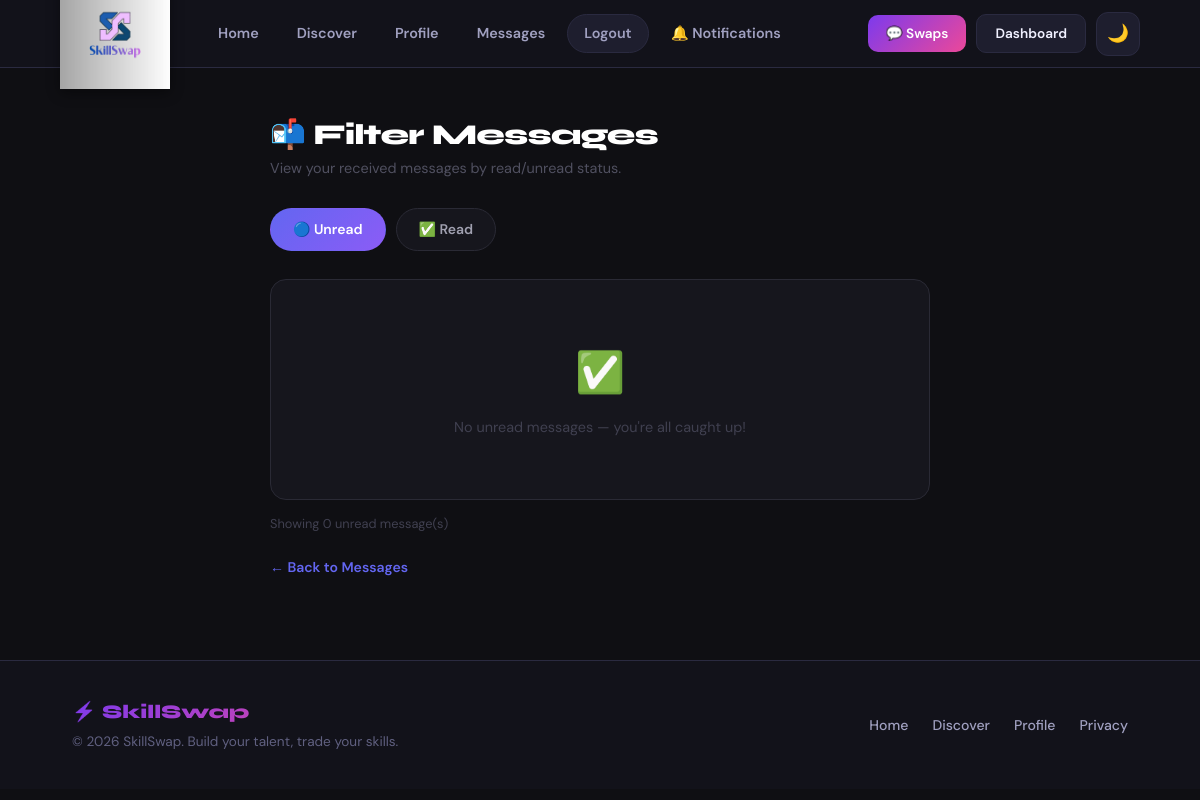
Before: /filter_messages.php (signed in) with the older database file.
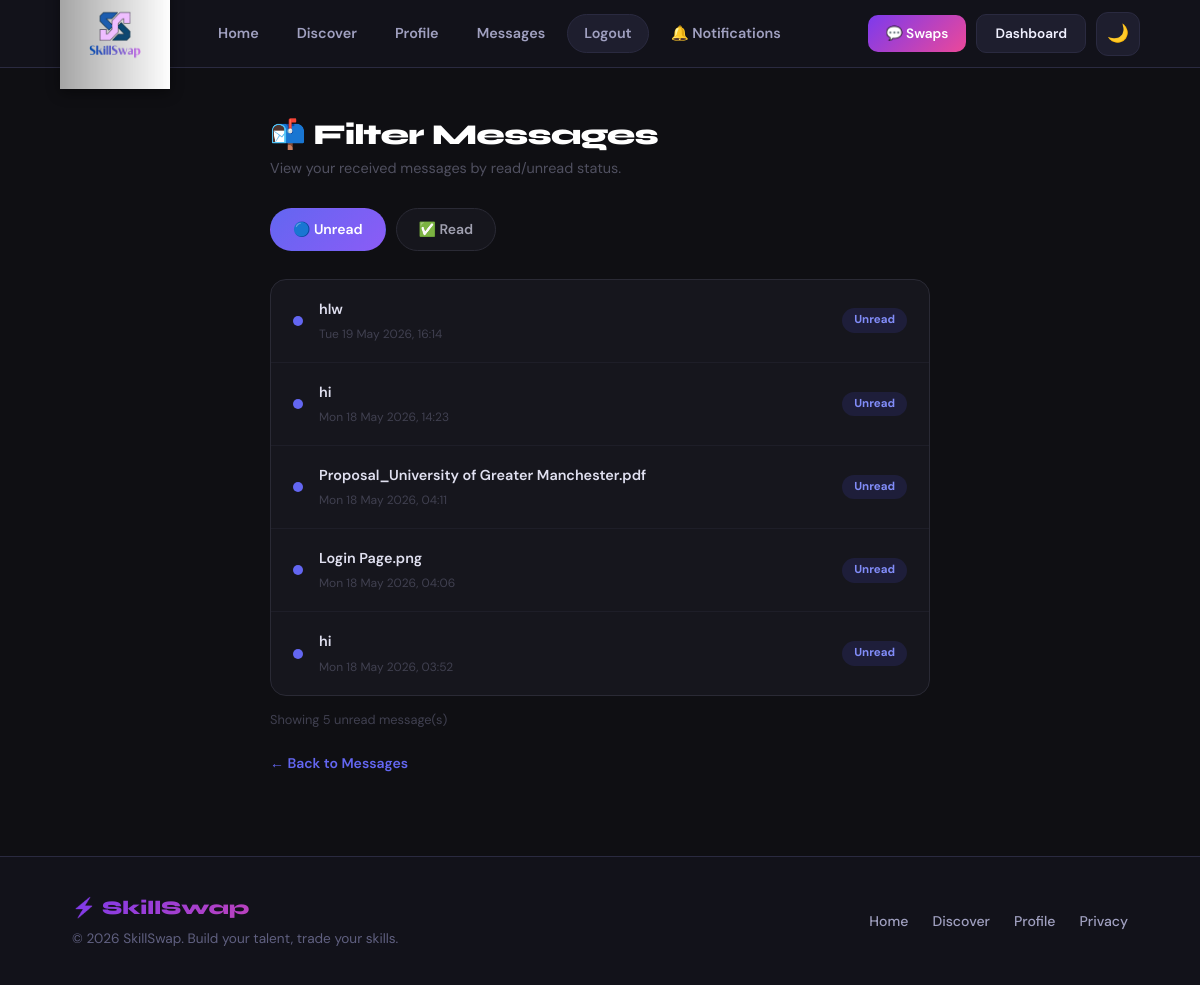
After: the same page with the newer database file.
### tables this page shows
CREATE TABLE `messages` (
  `MessageID` int(11) NOT NULL,
  `MessageText` varchar(255) NOT NULL,
  `IsRead` tinyint(1) DEFAULT 0,
  `Timestamp` datetime DEFAULT current_timestamp(),
  `sender_id` int(11) DEFAULT NULL,
  `receiver_id` int(11) DEFAULT NULL,
  `FilePath` varchar(255) DEFAULT NULL,
  `IsEdited` tinyint(1) DEFAULT 0,
  `file_path` varchar(500) DEFAULT NULL,
  `file_name` varchar(255) DEFAULT NULL,
  `file_type` varchar(100) DEFAULT NULL,
  `file_size` bigint(20) DEFAULT NULL
);

### MessageMiddle.php (called while the page is built, shortened)
<?php
require_once 'MessageData.php';
class MessageMiddle {
    private $data;
    public function __construct($conn) {
        $this->data = new MessageData($conn);
    }
    public function filterMessages($user_id, $is_read) {
        return $this->data->filterMessages($user_id, $is_read);
    }
}
?>

### MessageData.php (called while the page is built, shortened)
<?php
class MessageData {
    private $conn;
    public function __construct($conn) {
        $this->conn = $conn;
    }
    public function filterMessages(int $user_id, int $is_read): array {
        $stmt = $this->conn->prepare("
            SELECT MessageID, sender_id, receiver_id, MessageText,
                   IsRead, IsEdited, Timestamp,
                   file_path, file_name, file_type, file_size
            FROM messages
            WHERE receiver_id = ? AND IsRead = ?
            ORDER BY Timestamp DESC
        ");
        $stmt->bind_param("ii", $user_id, $is_read);
        $stmt->execute();
        return $stmt->get_result()->fetch_all(MYSQLI_ASSOC);
    }
}

### filter_messages.php (the view, shortened to what this page needs)
<?php
include 'db.php';
require_once 'MessageMiddle.php';
$user_id = $_SESSION['user_id'];
$middle  = new MessageMiddle($conn);
$filter   = isset($_GET['filter']) ? intval($_GET['filter']) : 0;
$messages = $middle->filterMessages($user_id, $filter);
include 'includes/header.php';
?>
<div class="fm-wrap">
    <h2 class="fm-title">📬 Filter Messages</h2>
    <p class="fm-sub">View your received messages by read/unread status.</p>
    <div class="fm-tabs">
        <a href="filter_messages.php?filter=0" class="fm-tab <?= $filter == 0 ? 'active' : '' ?>">
            🔵 Unread
        </a>
        <a href="filter_messages.php?filter=1" class="fm-tab <?= $filter == 1 ? 'active' : '' ?>">
            ✅ Read
        </a>
    </div>
    <div class="fm-card">
        <?php if (is_array($messages) && count($messages) > 0): ?>
            <?php foreach ($messages as $msg): ?>
                <div class="fm-row">
                    <div class="fm-dot <?= $msg['IsRead'] == 0 ? 'unread' : 'read' ?>"></div>
                    <div class="fm-body">
                        <div class="fm-text <?= $msg['IsRead'] == 0 ? 'unread' : '' ?>">
                            <?= htmlspecialchars($msg['MessageText']) ?>
                        </div>
                        <div class="fm-date">
                            <?= date('D d M Y, H:i', strtotime($msg['Timestamp'])) ?>
                        </div>
                    </div>
                    <span class="fm-badge <?= $msg['IsRead'] == 0 ? 'unread' : 'read' ?>">
                        <?= $msg['IsRead'] == 0 ? 'Unread' : 'Read' ?>
                    </span>
                </div>
            <?php endforeach; ?>
        <?php else: ?>
            <div class="fm-empty">
                <div class="icon"><?= $filter == 0 ? '✅' : '📭' ?></div>
                <p>
                    <?= $filter == 0
                        ? 'No unread messages — you\'re all caught up!'
                        : 'No read messages yet.' ?>
                </p>
            </div>
        <?php endif; ?>
    </div>
    <p class="fm-count">
        Showing <?= is_array($messages) ? count($messages) : 0 ?>
        <?= $filter == 0 ? 'unread' : 'read' ?> message(s)
    </p>
    <a class="fm-back" href="chat.php">← Back to Messages</a>
</div>
<?php include 'includes/footer.php'; ?>

### includes/header.php (shortened to what this page needs)
<!DOCTYPE html>
<html lang="en" data-theme="dark">
<head>
    <link rel="stylesheet" href="style.css?v=2">
</head>
<body>
<nav class="sk-nav">
    <a href="index.php" class="sk-nav-logo">
    <img src="images/logo.png" alt="SkillSwap Logo">
</a>
    <div class="sk-nav-links">
        <a href="index.php"        <?= basename($_SERVER['PHP_SELF']) === 'index.php'        ? 'class="active"' : '' ?>>Home</a>
        <a href="discovery.php"    <?= basename($_SERVER['PHP_SELF']) === 'discovery.php'    ? 'class="active"' : '' ?>>Discover</a>
        <a href="profile.php"      <?= basename($_SERVER['PHP_SELF']) === 'profile.php'      ? 'class="active"' : '' ?>>Profile</a>
        <a href="chat.php"         <?= in_array(basename($_SERVER['PHP_SELF']), ['chat.php','swaps.php']) ? 'class="active"' : '' ?>>Messages</a>
        <a href="logout.php" class="btn btn-sm btn-secondary">Logout</a>
        <?php if (isset($_SESSION['user_id'])): ?>
            <a href="notification.php" <?= basename($_SERVER['PHP_SELF']) === 'notification.php' ? 'class="active"' : '' ?>>🔔 Notifications</a>
        <?php endif; ?>
    </div>
    <div class="sk-nav-right">
        <?php if (isset($_SESSION['user_id'])): ?>
            <a href="swaps.php" class="btn btn-sm" style="background:var(--grad-main);color:#fff;">
                💬 Swaps
            </a>
            <a href="dashboard.php" class="btn btn-sm btn-secondary">Dashboard</a>
        <?php else: ?>
            <a href="login.php"    class="btn btn-sm btn-secondary">Log in</a>
            <a href="register.php" class="btn btn-sm btn-primary">Join Free</a>
        <?php endif; ?>
        <button class="theme-toggle" id="themeBtn" aria-label="Toggle theme" title="Toggle light/dark">🌙</button>
    </div>
</nav>

### includes/footer.php
<footer class="sk-footer">
    <div>
        <div class="sk-footer-logo">⚡ SkillSwap</div>
        <p>© 2026 SkillSwap. Build your talent, trade your skills.</p>
    </div>
    <div class="sk-footer-links">
        <a href="index.php">Home</a>
        <a href="discovery.php">Discover</a>
        <a href="profile.php">Profile</a>
        <a href="#">Privacy</a>
    </div>
</footer>
</body>
</html>

### style.css (style rules this page uses)
:root { --bg: #0a0a0f; --bg2: #12121a; --bg3: #1a1a26; --surface: #1e1e2e; --surface2: #252538; --border: #2a2a40; --border2: #3a3a55; --text: #f0f0ff; --text2: #a0a0c0; --text3: #606080; --violet: #7c3aed; --violet-l: #9f67ff; --violet-d: #5b21b6; --pink: #ec4899; --pink-l: #f472b6; --cyan: #06b6d4; --cyan-l: #22d3ee; --amber: #f59e0b; --amber-l: #fbbf24; --green: #10b981; --green-l: #34d399; --red: #ef4444; --grad-main: linear-gradient(135deg, #7c3aed 0%, #ec4899 100%); --grad-cyan: linear-gradient(135deg, #06b6d4 0%, #7c3aed 100%); --grad-warm: linear-gradient(135deg, #f59e0b 0%, #ec4899 100%); --grad-green: linear-gradient(135deg, #10b981 0%, #06b6d4 100%); --nav-h: 68px; --radius: 14px; --radius-lg: 20px; --radius-xl: 28px; --shadow: 0 4px 24px rgba(0,0,0,0.4); --shadow-lg: 0 8px 40px rgba(0,0,0,0.5); --glow-v: 0 0 30px rgba(124,58,237,0.3); --glow-p: 0 0 30px rgba(236,72,153,0.3); }
*, *::before, *::after { box-sizing: border-box; margin: 0; padding: 0; }
html { scroll-behavior: smooth; }
body { background: var(--bg); color: var(--text); font-family: 'DM Sans', sans-serif; font-size: 1rem; line-height: 1.6; min-height: 100vh; transition: background .3s, color .3s; }
h1,h2,h3,h4 { font-family: 'Syne', sans-serif; font-weight: 800; line-height: 1.15; letter-spacing: -0.03em; }
a { color: var(--violet-l); text-decoration: none; }
.sk-nav { position: sticky; top: 0; z-index: 1000; height: var(--nav-h); background: var(--bg2); border-bottom: 1px solid var(--border); display: flex; align-items: center; padding: 0 5%; gap: 32px; backdrop-filter: blur(12px); transition: background .3s; }
.sk-nav-logo { font-family: 'Syne', sans-serif; font-weight: 800; font-size: 1.4rem; white-space: nowrap; display: flex; align-items: center; gap: 8px; }
.sk-nav-logo img { height: 110px; width: auto; object-fit: contain; display: block; transition: transform 0.25s ease, box-shadow 0.25s ease, filter 0.25s ease; box-shadow: 0 4px 12px rgba(0,0,0,0.4); }
.sk-nav-links { display: flex; align-items: center; gap: 6px; flex: 1; }
.sk-nav-links a { padding: 7px 16px; border-radius: 99px; font-size: 0.9rem; font-weight: 600; color: var(--text2); transition: all .2s; }
.sk-nav-right { display: flex; align-items: center; gap: 10px; margin-left: auto; }
.theme-toggle { width: 44px; height: 44px; border-radius: 12px; border: 1px solid var(--border); background: var(--surface); color: var(--text2); font-size: 1.1rem; cursor: pointer; display: flex; align-items: center; justify-content: center; transition: all .2s; }
.btn { display: inline-flex; align-items: center; justify-content: center; gap: 8px; padding: 12px 28px; border-radius: var(--radius); font-family: 'DM Sans', sans-serif; font-size: 0.95rem; font-weight: 600; cursor: pointer; border: none; transition: all .2s; text-decoration: none; white-space: nowrap; }
.btn-secondary { background: var(--surface); color: var(--text); border: 1px solid var(--border); }
.btn-sm { padding: 8px 18px; font-size: 0.85rem; border-radius: 10px; }
.sk-footer { background: var(--bg2); border-top: 1px solid var(--border); padding: 36px 6%; display: flex; justify-content: space-between; align-items: center; flex-wrap: wrap; gap: 20px; }
.sk-footer-logo { font-family: 'Syne', sans-serif; font-size: 1.2rem; font-weight: 800; background: var(--grad-main); -webkit-background-clip: text; -webkit-text-fill-color: transparent; background-clip: text; }
.sk-footer p { color: var(--text3); font-size: 0.85rem; margin-top: 4px; }
.sk-footer-links { display: flex; gap: 24px; flex-wrap: wrap; }
.sk-footer-links a { color: var(--text2); font-size: 0.88rem; font-weight: 500; transition: color .2s; }

Changed rows visible on the page:
added messages: IsRead 0 (drawn), MessageText "hlw", Timestamp "Tue 19 May 2026, 16:14"
added messages: IsRead 0 (drawn), MessageText "hi", Timestamp "Mon 18 May 2026, 14:23"
added messages: IsRead 0 (drawn), MessageText "Proposal_University of Greater Manchester.pdf", Timestamp "Mon 18 May 2026, 04:11"
added messages: IsRead 0 (drawn), MessageText "Login Page.png", Timestamp "Mon 18 May 2026, 04:06"
added messages: IsRead 0 (drawn), MessageText "hi", Timestamp "Mon 18 May 2026, 03:52"
Other visible differences:
count($messages): "0" → "5"
text no longer shown: "✅ No unread messages — you ' re all caught up!"
